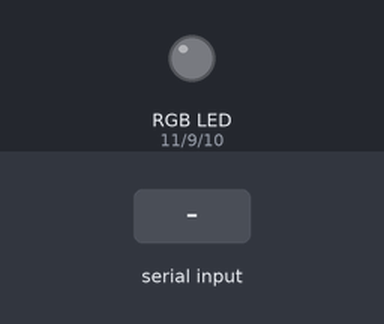
Bench run of a sketch on a simulated Arduino Uno, built with avr-gcc and run on an emulated ATmega328P. Parts: an RGB LED mixed from three pins (HIGH = lit). The inputs (shaded band) are chosen by the test bench. Dim RGB values are drawn brighter than linear.

Above: at 1.2 s.
1.3 s: "r90\n" received over Serial
At 1.8 s:
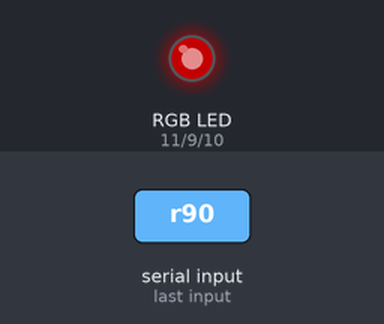
2.8 s: "r,45\n" received over Serial
At 4.0 s:
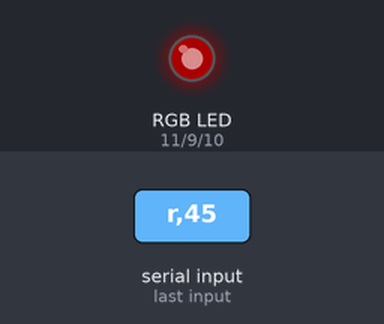
4.3 s: "g90\n" received over Serial
At 5.3 s:
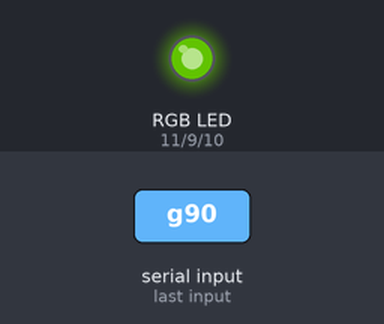
5.8 s: "g,45\n" received over Serial
At 6.4 s:
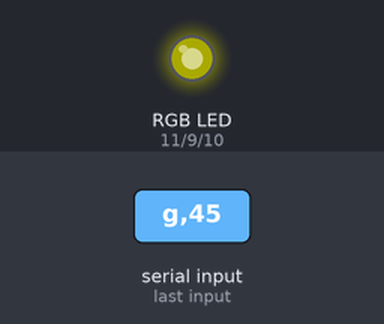
7.3 s: "b90\n" received over Serial
At 8.5 s:
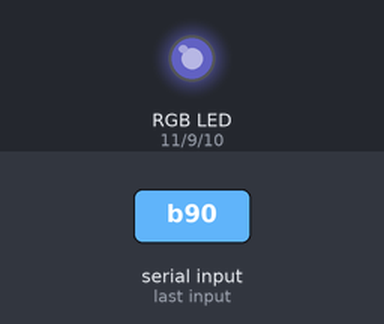
8.8 s: "b,45\n" received over Serial
At 9.9 s:
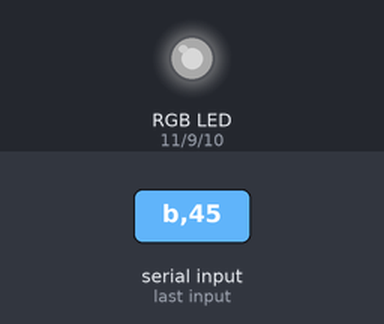
Timing chart, 0 to 11.3 s (numbered marks = the images above; inputs shaded):
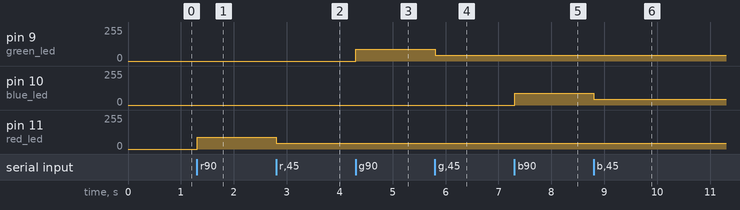

The sketch:

sketch.ino
```cpp
#define red_led 11
#define green_led 9
#define blue_led 10

void setup()
{
  pinMode(red_led, OUTPUT);
  pinMode(green_led, OUTPUT);
  pinMode(blue_led, OUTPUT);
  Serial.begin(9600);
}

void loop()
{
  if (Serial.available()){
    char led_specifier = Serial.read();
    int led_brightness = Serial.parseInt();
    write_leds(led_specifier, led_brightness);
  }
}

void write_leds(char led, int brightness)
{
  if (led == 'r'){
    analogWrite(red_led, brightness);
    return;
  }
  if (led == 'g'){
    analogWrite(green_led, brightness);
    return;
  }
  if (led == 'b'){
    analogWrite(blue_led, brightness);
    return;
  }

  return;
}
```

Measured:
- after the input at 1.3 s, pin 11 (red_led): 0/255 → 90/255 at once
- after the input at 2.8 s, pin 11 (red_led): 90/255 → 45/255 at once
- after the input at 4.3 s, pin 9 (green_led): 0/255 → 90/255 at once
- after the input at 5.8 s, pin 9 (green_led): 90/255 → 45/255 at once
- after the input at 7.3 s, pin 10 (blue_led): 0/255 → 90/255 at once
- after the input at 8.8 s, pin 10 (blue_led): 90/255 → 45/255 at once
